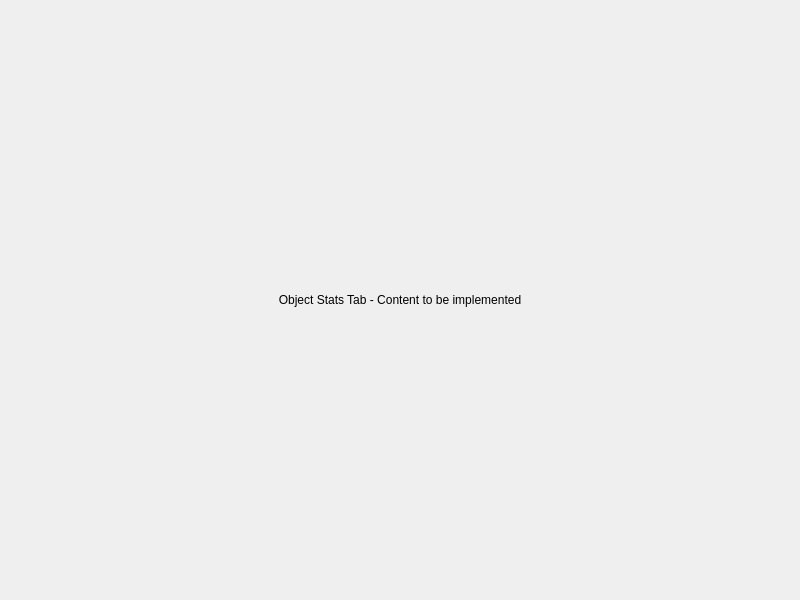
<?xml version="1.0" encoding="UTF-8"?>
<ui version="4.0">
 <class>ObjectStatsTab</class>
 <widget class="QWidget" name="ObjectStatsTab">
  <property name="geometry">
   <rect>
    <x>0</x>
    <y>0</y>
    <width>800</width>
    <height>600</height>
   </rect>
  </property>
  <property name="windowTitle">
   <string>Object Stats</string>
  </property>
  <layout class="QVBoxLayout" name="verticalLayout">
   <item>
    <widget class="QLabel" name="label">
     <property name="text">
      <string>Object Stats Tab - Content to be implemented</string>
     </property>
     <property name="alignment">
      <set>Qt::AlignCenter</set>
     </property>
    </widget>
   </item>
  </layout>
 </widget>
 <resources/>
 <connections/>
</ui>
